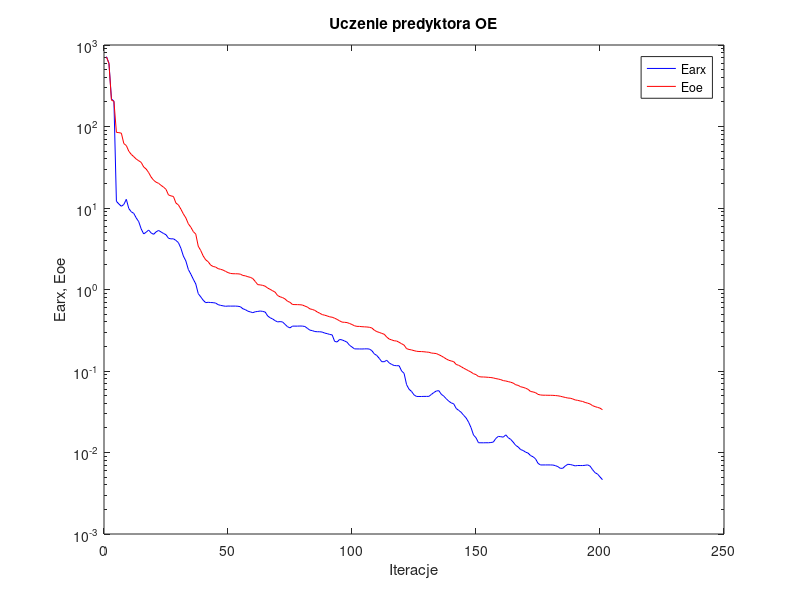
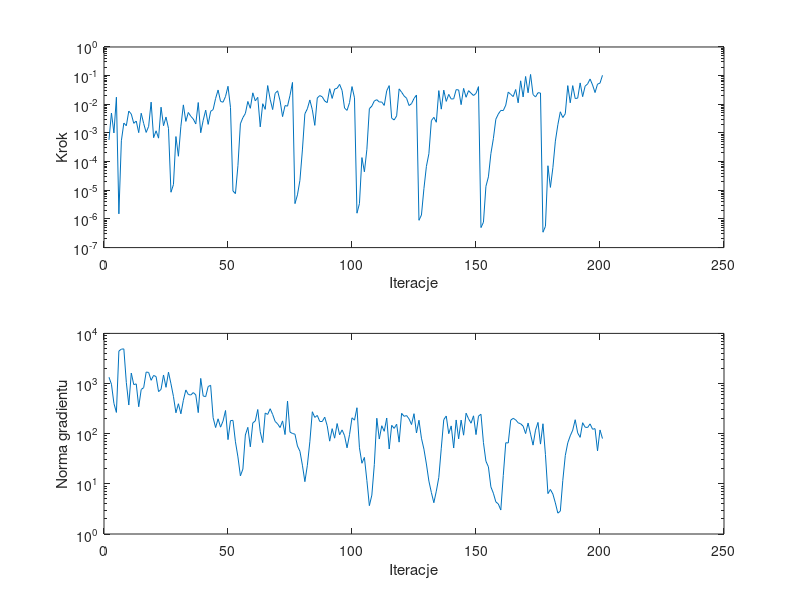

Reproduce these figures in MATLAB, in order.
%uczenie predyktora oe
clear all;
n=0; farx(n+1)=7.203484e+002; foe(n+1)=7.139675e+002; wspucz(n+1)=0.000000e+000; ng(n+1)=0.000000e+000;
%odnowa zmiennej metryki
n=1; farx(n+1)=5.964466e+002; foe(n+1)=5.913852e+002; krok(n+1)=5.733303e-004; ng(n+1)=1.335217e+003;
n=2; farx(n+1)=2.186385e+002; foe(n+1)=2.100945e+002; krok(n+1)=4.964322e-003; ng(n+1)=9.702483e+002;
n=3; farx(n+1)=2.042111e+002; foe(n+1)=2.042224e+002; krok(n+1)=1.001196e-003; ng(n+1)=4.019713e+002;
n=4; farx(n+1)=1.209261e+001; foe(n+1)=8.477095e+001; krok(n+1)=1.766779e-002; ng(n+1)=2.656356e+002;
n=5; farx(n+1)=1.119029e+001; foe(n+1)=8.407558e+001; krok(n+1)=1.505252e-006; ng(n+1)=4.441136e+003;
n=6; farx(n+1)=1.050727e+001; foe(n+1)=8.286177e+001; krok(n+1)=5.333277e-004; ng(n+1)=4.855848e+003;
n=7; farx(n+1)=1.105515e+001; foe(n+1)=6.165788e+001; krok(n+1)=2.213894e-003; ng(n+1)=4.904476e+003;
n=8; farx(n+1)=1.278277e+001; foe(n+1)=5.841316e+001; krok(n+1)=1.784298e-003; ng(n+1)=1.050364e+003;
n=9; farx(n+1)=9.850027e+000; foe(n+1)=4.971304e+001; krok(n+1)=5.801633e-003; ng(n+1)=3.731187e+002;
n=10; farx(n+1)=8.986865e+000; foe(n+1)=4.545437e+001; krok(n+1)=4.563662e-003; ng(n+1)=1.618654e+003;
n=11; farx(n+1)=8.592152e+000; foe(n+1)=4.267103e+001; krok(n+1)=2.170640e-003; ng(n+1)=9.512009e+002;
n=12; farx(n+1)=7.549522e+000; foe(n+1)=3.984799e+001; krok(n+1)=2.604174e-003; ng(n+1)=9.845887e+002;
n=13; farx(n+1)=6.794650e+000; foe(n+1)=3.799950e+001; krok(n+1)=1.025539e-003; ng(n+1)=3.447781e+002;
n=14; farx(n+1)=5.532811e+000; foe(n+1)=3.628151e+001; krok(n+1)=4.883941e-003; ng(n+1)=7.619326e+002;
n=15; farx(n+1)=4.805776e+000; foe(n+1)=3.188052e+001; krok(n+1)=2.129617e-003; ng(n+1)=8.288689e+002;
n=16; farx(n+1)=5.049202e+000; foe(n+1)=3.008143e+001; krok(n+1)=1.043353e-003; ng(n+1)=1.694574e+003;
n=17; farx(n+1)=5.367882e+000; foe(n+1)=2.719752e+001; krok(n+1)=1.700633e-003; ng(n+1)=1.665891e+003;
n=18; farx(n+1)=4.942755e+000; foe(n+1)=2.397650e+001; krok(n+1)=1.189399e-002; ng(n+1)=1.160589e+003;
n=19; farx(n+1)=4.755068e+000; foe(n+1)=2.192034e+001; krok(n+1)=6.847610e-004; ng(n+1)=1.451357e+003;
n=20; farx(n+1)=5.097807e+000; foe(n+1)=2.073331e+001; krok(n+1)=1.189159e-003; ng(n+1)=1.376214e+003;
n=21; farx(n+1)=5.304642e+000; foe(n+1)=2.008855e+001; krok(n+1)=6.586506e-004; ng(n+1)=6.899088e+002;
n=22; farx(n+1)=5.084365e+000; foe(n+1)=1.896844e+001; krok(n+1)=7.932207e-003; ng(n+1)=7.648357e+002;
n=23; farx(n+1)=4.870765e+000; foe(n+1)=1.804337e+001; krok(n+1)=1.786250e-003; ng(n+1)=1.481626e+003;
n=24; farx(n+1)=4.700055e+000; foe(n+1)=1.694609e+001; krok(n+1)=3.595838e-003; ng(n+1)=8.411938e+002;
n=25; farx(n+1)=4.251200e+000; foe(n+1)=1.446475e+001; krok(n+1)=1.449773e-003; ng(n+1)=1.684588e+003;
%odnowa zmiennej metryki
n=26; farx(n+1)=4.179507e+000; foe(n+1)=1.408411e+001; krok(n+1)=8.546025e-006; ng(n+1)=9.890826e+002;
n=27; farx(n+1)=4.189242e+000; foe(n+1)=1.385032e+001; krok(n+1)=1.580519e-005; ng(n+1)=5.533397e+002;
n=28; farx(n+1)=4.002107e+000; foe(n+1)=1.150623e+001; krok(n+1)=7.496833e-004; ng(n+1)=2.614115e+002;
n=29; farx(n+1)=3.760808e+000; foe(n+1)=1.091283e+001; krok(n+1)=1.539526e-004; ng(n+1)=3.957571e+002;
n=30; farx(n+1)=3.210028e+000; foe(n+1)=9.675814e+000; krok(n+1)=1.708199e-003; ng(n+1)=2.494980e+002;
n=31; farx(n+1)=2.574860e+000; foe(n+1)=8.458960e+000; krok(n+1)=9.545881e-003; ng(n+1)=4.636462e+002;
n=32; farx(n+1)=2.241298e+000; foe(n+1)=7.568924e+000; krok(n+1)=2.530456e-003; ng(n+1)=7.455972e+002;
n=33; farx(n+1)=1.763250e+000; foe(n+1)=6.404257e+000; krok(n+1)=5.190450e-003; ng(n+1)=6.049463e+002;
n=34; farx(n+1)=1.545475e+000; foe(n+1)=5.818710e+000; krok(n+1)=3.816075e-003; ng(n+1)=5.909164e+002;
n=35; farx(n+1)=1.338778e+000; foe(n+1)=5.138414e+000; krok(n+1)=3.065383e-003; ng(n+1)=6.609628e+002;
n=36; farx(n+1)=1.170038e+000; foe(n+1)=4.783461e+000; krok(n+1)=2.063134e-003; ng(n+1)=5.946824e+002;
n=37; farx(n+1)=8.897279e-001; foe(n+1)=3.401210e+000; krok(n+1)=1.153579e-002; ng(n+1)=2.632676e+002;
n=38; farx(n+1)=8.127407e-001; foe(n+1)=3.007673e+000; krok(n+1)=1.019412e-003; ng(n+1)=1.266061e+003;
n=39; farx(n+1)=7.379164e-001; foe(n+1)=2.579209e+000; krok(n+1)=2.774090e-003; ng(n+1)=5.636991e+002;
n=40; farx(n+1)=6.898624e-001; foe(n+1)=2.313400e+000; krok(n+1)=6.256921e-003; ng(n+1)=5.482126e+002;
n=41; farx(n+1)=6.968106e-001; foe(n+1)=2.193408e+000; krok(n+1)=1.992740e-003; ng(n+1)=8.728851e+002;
n=42; farx(n+1)=6.921754e-001; foe(n+1)=1.993599e+000; krok(n+1)=5.694898e-003; ng(n+1)=9.210117e+002;
n=43; farx(n+1)=6.895744e-001; foe(n+1)=1.917138e+000; krok(n+1)=6.525058e-003; ng(n+1)=2.090819e+002;
n=44; farx(n+1)=6.819614e-001; foe(n+1)=1.885508e+000; krok(n+1)=1.603572e-002; ng(n+1)=1.325713e+002;
n=45; farx(n+1)=6.521556e-001; foe(n+1)=1.803067e+000; krok(n+1)=3.153338e-002; ng(n+1)=1.979900e+002;
n=46; farx(n+1)=6.387997e-001; foe(n+1)=1.770329e+000; krok(n+1)=1.260621e-002; ng(n+1)=1.350281e+002;
n=47; farx(n+1)=6.305068e-001; foe(n+1)=1.731561e+000; krok(n+1)=1.184956e-002; ng(n+1)=1.788596e+002;
n=48; farx(n+1)=6.225177e-001; foe(n+1)=1.669630e+000; krok(n+1)=1.873553e-002; ng(n+1)=2.903302e+002;
n=49; farx(n+1)=6.267962e-001; foe(n+1)=1.612182e+000; krok(n+1)=4.254539e-002; ng(n+1)=7.618509e+001;
n=50; farx(n+1)=6.254525e-001; foe(n+1)=1.574753e+000; krok(n+1)=7.796370e-003; ng(n+1)=1.819073e+002;
%odnowa zmiennej metryki
n=51; farx(n+1)=6.258776e-001; foe(n+1)=1.562164e+000; krok(n+1)=9.451001e-006; ng(n+1)=1.847217e+002;
n=52; farx(n+1)=6.257903e-001; foe(n+1)=1.560099e+000; krok(n+1)=7.640629e-006; ng(n+1)=6.890918e+001;
n=53; farx(n+1)=6.229864e-001; foe(n+1)=1.557275e+000; krok(n+1)=7.188658e-005; ng(n+1)=3.449327e+001;
n=54; farx(n+1)=6.145675e-001; foe(n+1)=1.543061e+000; krok(n+1)=2.090702e-003; ng(n+1)=1.443740e+001;
n=55; farx(n+1)=5.799052e-001; foe(n+1)=1.486461e+000; krok(n+1)=3.427028e-003; ng(n+1)=1.968713e+001;
n=56; farx(n+1)=5.660742e-001; foe(n+1)=1.471360e+000; krok(n+1)=4.788074e-003; ng(n+1)=9.424288e+001;
n=57; farx(n+1)=5.420589e-001; foe(n+1)=1.435123e+000; krok(n+1)=1.256724e-002; ng(n+1)=1.338324e+002;
n=58; farx(n+1)=5.312455e-001; foe(n+1)=1.409436e+000; krok(n+1)=7.251821e-003; ng(n+1)=5.473056e+001;
n=59; farx(n+1)=5.196792e-001; foe(n+1)=1.362264e+000; krok(n+1)=2.513448e-002; ng(n+1)=1.642942e+002;
n=60; farx(n+1)=5.331428e-001; foe(n+1)=1.253422e+000; krok(n+1)=1.321526e-002; ng(n+1)=1.792904e+002;
n=61; farx(n+1)=5.382349e-001; foe(n+1)=1.146550e+000; krok(n+1)=1.750226e-002; ng(n+1)=3.036336e+002;
n=62; farx(n+1)=5.443543e-001; foe(n+1)=1.139246e+000; krok(n+1)=1.632192e-003; ng(n+1)=1.090875e+002;
n=63; farx(n+1)=5.388333e-001; foe(n+1)=1.124100e+000; krok(n+1)=1.048565e-002; ng(n+1)=6.646887e+001;
n=64; farx(n+1)=5.286612e-001; foe(n+1)=1.097774e+000; krok(n+1)=6.668735e-003; ng(n+1)=2.583772e+002;
n=65; farx(n+1)=4.731790e-001; foe(n+1)=1.040597e+000; krok(n+1)=4.509055e-002; ng(n+1)=2.421030e+002;
n=66; farx(n+1)=4.499368e-001; foe(n+1)=1.004572e+000; krok(n+1)=1.495979e-002; ng(n+1)=3.146369e+002;
n=67; farx(n+1)=4.348841e-001; foe(n+1)=9.646626e-001; krok(n+1)=6.543079e-003; ng(n+1)=2.420804e+002;
n=68; farx(n+1)=4.147389e-001; foe(n+1)=9.274646e-001; krok(n+1)=2.398987e-002; ng(n+1)=1.757131e+002;
n=69; farx(n+1)=4.005161e-001; foe(n+1)=8.434646e-001; krok(n+1)=2.954351e-002; ng(n+1)=1.572496e+002;
n=70; farx(n+1)=4.037816e-001; foe(n+1)=8.136455e-001; krok(n+1)=1.321323e-002; ng(n+1)=1.325137e+002;
n=71; farx(n+1)=3.998750e-001; foe(n+1)=7.959853e-001; krok(n+1)=3.715831e-003; ng(n+1)=1.799026e+002;
n=72; farx(n+1)=3.735237e-001; foe(n+1)=7.656384e-001; krok(n+1)=9.030079e-003; ng(n+1)=9.614104e+001;
n=73; farx(n+1)=3.493227e-001; foe(n+1)=7.173841e-001; krok(n+1)=8.625805e-003; ng(n+1)=4.467890e+002;
n=74; farx(n+1)=3.381382e-001; foe(n+1)=6.964088e-001; krok(n+1)=2.054980e-002; ng(n+1)=1.075088e+002;
n=75; farx(n+1)=3.554158e-001; foe(n+1)=6.545659e-001; krok(n+1)=5.793922e-002; ng(n+1)=1.009333e+002;
%odnowa zmiennej metryki
n=76; farx(n+1)=3.553630e-001; foe(n+1)=6.529368e-001; krok(n+1)=3.422485e-006; ng(n+1)=9.779823e+001;
n=77; farx(n+1)=3.553363e-001; foe(n+1)=6.522084e-001; krok(n+1)=6.917402e-006; ng(n+1)=5.684134e+001;
n=78; farx(n+1)=3.563834e-001; foe(n+1)=6.501958e-001; krok(n+1)=2.219138e-005; ng(n+1)=4.467189e+001;
n=79; farx(n+1)=3.558110e-001; foe(n+1)=6.451832e-001; krok(n+1)=2.556540e-004; ng(n+1)=2.356607e+001;
n=80; farx(n+1)=3.514755e-001; foe(n+1)=6.257701e-001; krok(n+1)=4.674043e-003; ng(n+1)=1.105662e+001;
n=81; farx(n+1)=3.342795e-001; foe(n+1)=6.095221e-001; krok(n+1)=6.980962e-003; ng(n+1)=2.349478e+001;
n=82; farx(n+1)=3.172190e-001; foe(n+1)=5.787181e-001; krok(n+1)=1.417782e-002; ng(n+1)=6.897292e+001;
n=83; farx(n+1)=3.131155e-001; foe(n+1)=5.693168e-001; krok(n+1)=6.450159e-003; ng(n+1)=2.739730e+002;
n=84; farx(n+1)=3.050029e-001; foe(n+1)=5.543108e-001; krok(n+1)=1.841613e-003; ng(n+1)=2.113608e+002;
n=85; farx(n+1)=3.032765e-001; foe(n+1)=5.297711e-001; krok(n+1)=1.660195e-002; ng(n+1)=2.313837e+002;
n=86; farx(n+1)=3.030205e-001; foe(n+1)=5.112439e-001; krok(n+1)=2.015462e-002; ng(n+1)=1.754086e+002;
n=87; farx(n+1)=3.003454e-001; foe(n+1)=4.921842e-001; krok(n+1)=1.829287e-002; ng(n+1)=1.748775e+002;
n=88; farx(n+1)=2.919420e-001; foe(n+1)=4.837914e-001; krok(n+1)=1.303276e-002; ng(n+1)=2.135230e+002;
n=89; farx(n+1)=2.874548e-001; foe(n+1)=4.739235e-001; krok(n+1)=1.142218e-002; ng(n+1)=1.441362e+002;
n=90; farx(n+1)=2.810404e-001; foe(n+1)=4.620501e-001; krok(n+1)=3.497807e-002; ng(n+1)=7.099759e+001;
n=91; farx(n+1)=2.775433e-001; foe(n+1)=4.570190e-001; krok(n+1)=1.600986e-002; ng(n+1)=1.260288e+002;
n=92; farx(n+1)=2.308058e-001; foe(n+1)=4.441388e-001; krok(n+1)=3.407387e-002; ng(n+1)=8.136750e+001;
n=93; farx(n+1)=2.270812e-001; foe(n+1)=4.298374e-001; krok(n+1)=3.633140e-002; ng(n+1)=1.594084e+002;
n=94; farx(n+1)=2.437750e-001; foe(n+1)=4.121784e-001; krok(n+1)=4.953895e-002; ng(n+1)=9.515071e+001;
n=95; farx(n+1)=2.407294e-001; foe(n+1)=3.979523e-001; krok(n+1)=3.022871e-002; ng(n+1)=1.190547e+002;
n=96; farx(n+1)=2.335505e-001; foe(n+1)=3.958391e-001; krok(n+1)=7.399282e-003; ng(n+1)=9.140989e+001;
n=97; farx(n+1)=2.257455e-001; foe(n+1)=3.928174e-001; krok(n+1)=6.130766e-003; ng(n+1)=5.231208e+001;
n=98; farx(n+1)=2.068995e-001; foe(n+1)=3.829498e-001; krok(n+1)=1.142218e-002; ng(n+1)=9.554133e+001;
n=99; farx(n+1)=1.969003e-001; foe(n+1)=3.719245e-001; krok(n+1)=4.152360e-002; ng(n+1)=2.074737e+002;
n=100; farx(n+1)=1.868797e-001; foe(n+1)=3.588707e-001; krok(n+1)=1.680437e-002; ng(n+1)=1.862018e+002;
%odnowa zmiennej metryki
n=101; farx(n+1)=1.865843e-001; foe(n+1)=3.529063e-001; krok(n+1)=1.587161e-006; ng(n+1)=3.293109e+002;
n=102; farx(n+1)=1.864741e-001; foe(n+1)=3.526423e-001; krok(n+1)=3.423357e-006; ng(n+1)=5.237601e+001;
n=103; farx(n+1)=1.862519e-001; foe(n+1)=3.497074e-001; krok(n+1)=1.383684e-004; ng(n+1)=2.574012e+001;
n=104; farx(n+1)=1.868406e-001; foe(n+1)=3.482784e-001; krok(n+1)=4.404185e-005; ng(n+1)=3.369230e+001;
n=105; farx(n+1)=1.871519e-001; foe(n+1)=3.468095e-001; krok(n+1)=2.695564e-004; ng(n+1)=1.161822e+001;
n=106; farx(n+1)=1.859255e-001; foe(n+1)=3.439539e-001; krok(n+1)=7.032104e-003; ng(n+1)=3.674821e+000;
n=107; farx(n+1)=1.777648e-001; foe(n+1)=3.372308e-001; krok(n+1)=8.669283e-003; ng(n+1)=5.959288e+000;
n=108; farx(n+1)=1.621822e-001; foe(n+1)=3.168299e-001; krok(n+1)=1.311143e-002; ng(n+1)=2.425710e+001;
n=109; farx(n+1)=1.549967e-001; foe(n+1)=3.042787e-001; krok(n+1)=1.448480e-002; ng(n+1)=2.033350e+002;
n=110; farx(n+1)=1.427885e-001; foe(n+1)=2.974580e-001; krok(n+1)=1.199493e-002; ng(n+1)=7.822640e+001;
n=111; farx(n+1)=1.300211e-001; foe(n+1)=2.893842e-001; krok(n+1)=1.207035e-002; ng(n+1)=1.441348e+002;
n=112; farx(n+1)=1.301045e-001; foe(n+1)=2.824804e-001; krok(n+1)=9.146433e-003; ng(n+1)=1.116745e+002;
n=113; farx(n+1)=1.353174e-001; foe(n+1)=2.608799e-001; krok(n+1)=2.977118e-002; ng(n+1)=2.052892e+002;
n=114; farx(n+1)=1.258494e-001; foe(n+1)=2.465159e-001; krok(n+1)=4.486659e-002; ng(n+1)=4.950755e+001;
n=115; farx(n+1)=1.203561e-001; foe(n+1)=2.406897e-001; krok(n+1)=3.271540e-003; ng(n+1)=1.470199e+002;
n=116; farx(n+1)=1.168346e-001; foe(n+1)=2.348746e-001; krok(n+1)=2.840497e-003; ng(n+1)=1.275673e+002;
n=117; farx(n+1)=1.161422e-001; foe(n+1)=2.333081e-001; krok(n+1)=3.941672e-003; ng(n+1)=1.545639e+002;
n=118; farx(n+1)=1.160551e-001; foe(n+1)=2.249705e-001; krok(n+1)=3.450322e-002; ng(n+1)=6.790929e+001;
n=119; farx(n+1)=1.001251e-001; foe(n+1)=2.161370e-001; krok(n+1)=2.643052e-002; ng(n+1)=2.549952e+002;
n=120; farx(n+1)=9.358663e-002; foe(n+1)=2.077043e-001; krok(n+1)=1.957572e-002; ng(n+1)=2.219037e+002;
n=121; farx(n+1)=6.809017e-002; foe(n+1)=1.881168e-001; krok(n+1)=1.626130e-002; ng(n+1)=2.299379e+002;
n=122; farx(n+1)=5.971232e-002; foe(n+1)=1.838386e-001; krok(n+1)=9.041785e-003; ng(n+1)=1.974008e+002;
n=123; farx(n+1)=5.618081e-002; foe(n+1)=1.814096e-001; krok(n+1)=1.054546e-002; ng(n+1)=1.522444e+002;
n=124; farx(n+1)=5.098720e-002; foe(n+1)=1.777712e-001; krok(n+1)=1.596002e-002; ng(n+1)=2.506086e+002;
n=125; farx(n+1)=4.871387e-002; foe(n+1)=1.747080e-001; krok(n+1)=2.107682e-002; ng(n+1)=1.033205e+002;
%odnowa zmiennej metryki
n=126; farx(n+1)=4.868690e-002; foe(n+1)=1.734413e-001; krok(n+1)=8.965789e-007; ng(n+1)=1.856920e+002;
n=127; farx(n+1)=4.868126e-002; foe(n+1)=1.731634e-001; krok(n+1)=1.372676e-006; ng(n+1)=8.124119e+001;
n=128; farx(n+1)=4.880620e-002; foe(n+1)=1.722488e-001; krok(n+1)=1.143043e-005; ng(n+1)=4.923043e+001;
n=129; farx(n+1)=4.880769e-002; foe(n+1)=1.708485e-001; krok(n+1)=6.831655e-005; ng(n+1)=2.487236e+001;
n=130; farx(n+1)=4.883562e-002; foe(n+1)=1.698688e-001; krok(n+1)=1.883237e-004; ng(n+1)=1.137600e+001;
n=131; farx(n+1)=5.155205e-002; foe(n+1)=1.661770e-001; krok(n+1)=2.690870e-003; ng(n+1)=6.729383e+000;
n=132; farx(n+1)=5.443582e-002; foe(n+1)=1.649421e-001; krok(n+1)=3.514634e-003; ng(n+1)=4.207111e+000;
n=133; farx(n+1)=5.682124e-002; foe(n+1)=1.637360e-001; krok(n+1)=2.364412e-003; ng(n+1)=7.165273e+000;
n=134; farx(n+1)=5.741848e-002; foe(n+1)=1.584961e-001; krok(n+1)=3.002384e-002; ng(n+1)=1.343534e+001;
n=135; farx(n+1)=5.183527e-002; foe(n+1)=1.533135e-001; krok(n+1)=6.776891e-003; ng(n+1)=5.147478e+001;
n=136; farx(n+1)=4.916960e-002; foe(n+1)=1.468477e-001; krok(n+1)=3.118548e-002; ng(n+1)=1.903407e+002;
n=137; farx(n+1)=4.568618e-002; foe(n+1)=1.406911e-001; krok(n+1)=1.263902e-002; ng(n+1)=2.255459e+002;
n=138; farx(n+1)=4.267236e-002; foe(n+1)=1.354897e-001; krok(n+1)=2.219272e-002; ng(n+1)=1.001455e+002;
n=139; farx(n+1)=4.062871e-002; foe(n+1)=1.327901e-001; krok(n+1)=1.526430e-002; ng(n+1)=1.430696e+002;
n=140; farx(n+1)=3.961622e-002; foe(n+1)=1.303389e-001; krok(n+1)=1.556427e-002; ng(n+1)=5.187354e+001;
n=141; farx(n+1)=3.473648e-002; foe(n+1)=1.203610e-001; krok(n+1)=3.251545e-002; ng(n+1)=1.878931e+002;
n=142; farx(n+1)=3.291834e-002; foe(n+1)=1.174622e-001; krok(n+1)=3.172883e-002; ng(n+1)=7.884275e+001;
n=143; farx(n+1)=3.118862e-002; foe(n+1)=1.130979e-001; krok(n+1)=9.732819e-003; ng(n+1)=1.868820e+002;
n=144; farx(n+1)=2.865159e-002; foe(n+1)=1.083691e-001; krok(n+1)=3.595477e-002; ng(n+1)=9.340563e+001;
n=145; farx(n+1)=2.658892e-002; foe(n+1)=1.045231e-001; krok(n+1)=1.761298e-002; ng(n+1)=2.564877e+002;
n=146; farx(n+1)=2.359434e-002; foe(n+1)=1.006125e-001; krok(n+1)=2.992730e-002; ng(n+1)=1.984448e+002;
n=147; farx(n+1)=2.018208e-002; foe(n+1)=9.695030e-002; krok(n+1)=2.439969e-002; ng(n+1)=1.617854e+002;
n=148; farx(n+1)=1.635994e-002; foe(n+1)=9.253195e-002; krok(n+1)=2.025137e-002; ng(n+1)=2.272377e+002;
n=149; farx(n+1)=1.517349e-002; foe(n+1)=9.037457e-002; krok(n+1)=2.398987e-002; ng(n+1)=9.596967e+001;
n=150; farx(n+1)=1.317620e-002; foe(n+1)=8.555202e-002; krok(n+1)=4.134280e-002; ng(n+1)=2.240216e+002;
%odnowa zmiennej metryki
n=151; farx(n+1)=1.316165e-002; foe(n+1)=8.456529e-002; krok(n+1)=4.989471e-007; ng(n+1)=2.440520e+002;
n=152; farx(n+1)=1.315543e-002; foe(n+1)=8.445130e-002; krok(n+1)=7.645508e-007; ng(n+1)=6.639539e+001;
n=153; farx(n+1)=1.317866e-002; foe(n+1)=8.409445e-002; krok(n+1)=1.373458e-005; ng(n+1)=2.827242e+001;
n=154; farx(n+1)=1.316634e-002; foe(n+1)=8.361882e-002; krok(n+1)=2.936505e-005; ng(n+1)=2.184868e+001;
n=155; farx(n+1)=1.325428e-002; foe(n+1)=8.312703e-002; krok(n+1)=1.897438e-004; ng(n+1)=8.708322e+000;
n=156; farx(n+1)=1.343943e-002; foe(n+1)=8.220247e-002; krok(n+1)=6.328553e-004; ng(n+1)=6.506763e+000;
n=157; farx(n+1)=1.489102e-002; foe(n+1)=8.070723e-002; krok(n+1)=3.021288e-003; ng(n+1)=4.371316e+000;
n=158; farx(n+1)=1.575866e-002; foe(n+1)=7.966852e-002; krok(n+1)=4.578975e-003; ng(n+1)=3.973868e+000;
n=159; farx(n+1)=1.562987e-002; foe(n+1)=7.831760e-002; krok(n+1)=6.130766e-003; ng(n+1)=3.007778e+000;
n=160; farx(n+1)=1.543622e-002; foe(n+1)=7.617893e-002; krok(n+1)=6.042575e-003; ng(n+1)=1.468840e+001;
n=161; farx(n+1)=1.645994e-002; foe(n+1)=7.543198e-002; krok(n+1)=9.344559e-003; ng(n+1)=6.604725e+001;
n=162; farx(n+1)=1.519540e-002; foe(n+1)=7.407807e-002; krok(n+1)=2.667694e-002; ng(n+1)=6.528035e+001;
n=163; farx(n+1)=1.447471e-002; foe(n+1)=7.279810e-002; krok(n+1)=2.219272e-002; ng(n+1)=1.864785e+002;
n=164; farx(n+1)=1.340196e-002; foe(n+1)=7.106864e-002; krok(n+1)=1.857911e-002; ng(n+1)=2.024936e+002;
n=165; farx(n+1)=1.223117e-002; foe(n+1)=6.782449e-002; krok(n+1)=3.280985e-002; ng(n+1)=1.888184e+002;
n=166; farx(n+1)=1.169251e-002; foe(n+1)=6.663630e-002; krok(n+1)=1.127471e-002; ng(n+1)=1.647955e+002;
n=167; farx(n+1)=1.085887e-002; foe(n+1)=6.408752e-002; krok(n+1)=6.601690e-002; ng(n+1)=1.576603e+002;
n=168; farx(n+1)=1.058935e-002; foe(n+1)=6.301420e-002; krok(n+1)=1.809047e-002; ng(n+1)=1.416229e+002;
n=169; farx(n+1)=1.009844e-002; foe(n+1)=6.149585e-002; krok(n+1)=9.363811e-002; ng(n+1)=1.005636e+002;
n=170; farx(n+1)=9.836433e-003; foe(n+1)=5.955606e-002; krok(n+1)=2.525939e-002; ng(n+1)=1.630493e+002;
n=171; farx(n+1)=9.167189e-003; foe(n+1)=5.604770e-002; krok(n+1)=1.101515e-001; ng(n+1)=9.809207e+001;
n=172; farx(n+1)=8.863796e-003; foe(n+1)=5.537916e-002; krok(n+1)=2.191235e-002; ng(n+1)=5.917649e+001;
n=173; farx(n+1)=8.374250e-003; foe(n+1)=5.424948e-002; krok(n+1)=1.799391e-002; ng(n+1)=1.177920e+002;
n=174; farx(n+1)=7.361298e-003; foe(n+1)=5.168724e-002; krok(n+1)=2.539936e-002; ng(n+1)=1.678841e+002;
n=175; farx(n+1)=7.033813e-003; foe(n+1)=5.080689e-002; krok(n+1)=2.476948e-002; ng(n+1)=6.204855e+001;
%odnowa zmiennej metryki
n=176; farx(n+1)=7.036049e-003; foe(n+1)=5.049382e-002; krok(n+1)=3.440094e-007; ng(n+1)=1.578223e+002;
n=177; farx(n+1)=7.037450e-003; foe(n+1)=5.046958e-002; krok(n+1)=5.511523e-007; ng(n+1)=3.831096e+001;
n=178; farx(n+1)=7.040196e-003; foe(n+1)=5.037528e-002; krok(n+1)=7.184271e-005; ng(n+1)=6.388491e+000;
n=179; farx(n+1)=7.035891e-003; foe(n+1)=5.034848e-002; krok(n+1)=1.259797e-005; ng(n+1)=7.718157e+000;
n=180; farx(n+1)=7.020690e-003; foe(n+1)=5.026764e-002; krok(n+1)=6.158863e-005; ng(n+1)=6.252617e+000;
n=181; farx(n+1)=6.901626e-003; foe(n+1)=4.998314e-002; krok(n+1)=5.192137e-004; ng(n+1)=4.166067e+000;
n=182; farx(n+1)=6.711717e-003; foe(n+1)=4.964024e-002; krok(n+1)=1.928285e-003; ng(n+1)=2.603450e+000;
n=183; farx(n+1)=6.392776e-003; foe(n+1)=4.901887e-002; krok(n+1)=5.478088e-003; ng(n+1)=2.865721e+000;
n=184; farx(n+1)=6.406999e-003; foe(n+1)=4.815965e-002; krok(n+1)=3.446556e-003; ng(n+1)=1.169624e+001;
n=185; farx(n+1)=6.835657e-003; foe(n+1)=4.737743e-002; krok(n+1)=4.687691e-003; ng(n+1)=3.659529e+001;
n=186; farx(n+1)=7.162242e-003; foe(n+1)=4.660461e-002; krok(n+1)=4.486659e-002; ng(n+1)=6.564893e+001;
n=187; farx(n+1)=7.124979e-003; foe(n+1)=4.636670e-002; krok(n+1)=1.129495e-002; ng(n+1)=9.069925e+001;
n=188; farx(n+1)=6.997071e-003; foe(n+1)=4.542598e-002; krok(n+1)=4.486711e-002; ng(n+1)=1.177655e+002;
n=189; farx(n+1)=6.854243e-003; foe(n+1)=4.414076e-002; krok(n+1)=1.589439e-002; ng(n+1)=1.899080e+002;
n=190; farx(n+1)=6.927952e-003; foe(n+1)=4.365911e-002; krok(n+1)=1.640492e-002; ng(n+1)=1.036848e+002;
n=191; farx(n+1)=6.919773e-003; foe(n+1)=4.288765e-002; krok(n+1)=5.576355e-002; ng(n+1)=8.454819e+001;
n=192; farx(n+1)=6.919354e-003; foe(n+1)=4.229974e-002; krok(n+1)=1.846205e-002; ng(n+1)=1.655029e+002;
n=193; farx(n+1)=6.964572e-003; foe(n+1)=4.113187e-002; krok(n+1)=4.294671e-002; ng(n+1)=1.347236e+002;
n=194; farx(n+1)=7.048764e-003; foe(n+1)=4.034123e-002; krok(n+1)=5.157588e-002; ng(n+1)=1.328878e+002;
n=195; farx(n+1)=6.805581e-003; foe(n+1)=3.938574e-002; krok(n+1)=7.626731e-002; ng(n+1)=1.569398e+002;
n=196; farx(n+1)=6.157290e-003; foe(n+1)=3.758204e-002; krok(n+1)=4.725510e-002; ng(n+1)=1.226854e+002;
n=197; farx(n+1)=5.655264e-003; foe(n+1)=3.656641e-002; krok(n+1)=2.570124e-002; ng(n+1)=1.260467e+002;
n=198; farx(n+1)=5.440470e-003; foe(n+1)=3.577615e-002; krok(n+1)=5.059367e-002; ng(n+1)=4.554219e+001;
n=199; farx(n+1)=5.019167e-003; foe(n+1)=3.502585e-002; krok(n+1)=5.483245e-002; ng(n+1)=1.188393e+002;
n=200; farx(n+1)=4.635198e-003; foe(n+1)=3.346539e-002; krok(n+1)=1.028050e-001; ng(n+1)=8.000861e+001;

figure; semilogy(farx,'b'); hold on; semilogy(foe,'r'); xlabel('Iteracje'); ylabel('Earx, Eoe'); legend('Earx','Eoe'); title('Uczenie predyktora OE');
figure; subplot(2,1,1); semilogy(krok); xlabel('Iteracje'); ylabel('Krok');
subplot(2,1,2); semilogy(ng); xlabel('Iteracje'); ylabel('Norma gradientu');
Earx=farx(n+1)
Eoe=foe(n+1)
